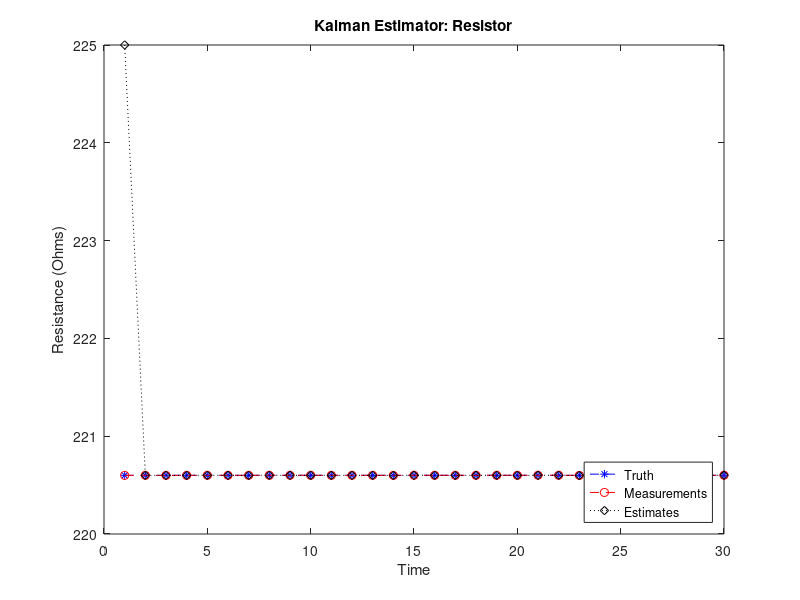

The MATLAB source for this figure: (Note: this script raises an error after producing the figure.)
% kf_resistor_demo.m
% Matlab script to demonstrate a simple, static, 1-state KF model using both measurement and process noise,
% and Kalman gain.  Full-up 1-state Kalman filter, but trivial dynamics (constant dynamics = static).

% Demo Suggestions:  Try running with 1) Initial estimates too low;  2) Initial estimate too high;
% 3) large sigmas;  4)  small sigmas;  5) large sample size;  6) small sample size

num_samples = 30;
truth = 220.6;  % static state model

%Kalman-specific parameters:
Phi = 1;    % Constant dynamics
Q = 5.0;    % Process noise covariance (1x1 matrix)
P0 = 1.0;   % Initial estimation error covariance (1x1 matrix)
R=0.0005^2; % Initial measurement noise covariance (1x1 matrix)
% Measurement z = truth + mysigma*randn(1,num_samples);
z = truth + sqrt(R)*randn(1,num_samples);
H=1;        % Measurement matrix (1x1) 

x_true = truth*ones(1,num_samples);  % True state
x_hat = zeros(1,num_samples);        % Data series to hold state estimates
x_hat(1)=225;                        % Initial state estimate / guess
P = zeros(1,num_samples);            % Estimation error covariance matrix
P(1)=P0;                             % Initial covariance
pre = zeros(1,num_samples);          % Prior covariance vector for plotting
post = zeros(1,num_samples);         % Posterior covariance for plotting
post(1) = P(1);                      % Initial pre value
pre(1) = P(1);                       % Initial post value

% Main Kalman loop:

for k=2:num_samples              % Start at k=2, because we already have k=1 as initial values
    prior_est = x_hat(k-1);      % Static problem; no dynamics!
    prior_P = P(k-1) + Q;        % Temporary prior P:  Simply add process noise, since there are no dynamics
    pre(k) = prior_P;            % Set pre covariance for this k
    K = prior_P*H'*inv(H*prior_P*H' + R);  % Compute Kalman gain
    x_hat(k) = prior_est + K*(z(k)-H*prior_est);  % State update using prior estimate, measurement and Kalman gain
    P(k) = (1-K*H)*prior_P*(1-K*H)' + K*R*K';     % Covariance update
    post(k) = P(k);              % Set posterior vector for plotting
end

% Plot results:

figure(1)
plot(1:num_samples,x_true,'b--*',1:num_samples,z,'r--o',1:num_samples,x_hat,'d:k');
legend('Truth','Measurements','Estimates','Location','southeast');
xlabel('Time')
ylabel('Resistance (Ohms)')
title('Kalman Estimator: Resistor')
display('Error: ')
display(x_hat(num_samples)-truth)

% To get a sawtooth plot, you can use the attached function I wrote called collate.m.
% If you have two vectors of variances, v1, v2, and one is supposed to be before measurement update and one after, you create
% a new vector twice in length by v=collate(v1,v2).   Then, if t is a the time vector for the period in question, you collate it with itself by
%new_time = collate(t,t).   Then you can plot v against new_time:   plot(new_time, v).

collated = collate(pre,post);
t=1:num_samples;
new_time = collate(t,t);
figure(2)
plot(new_time,collated);
title('Variance in Resistance (without Process Noise)')
xlabel('Time')
ylabel('Variance (Ohms^2)');
